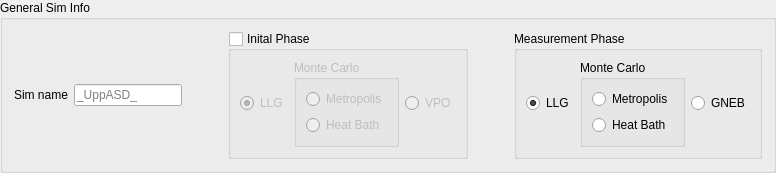
                                       <widget class="QGroupBox" name="IngGenBox">
                                          <property name="title">
                                             <string>General Sim Info</string>
                                          </property>
                                          <layout class="QHBoxLayout" name="horizontalLayout_4">
                                             <item>
                                                <widget class="QLabel" name="InpSimIDLabel">
                                                   <property name="text">
                                                      <string>Sim name</string>
                                                   </property>
                                                </widget>
                                             </item>
                                             <item>
                                                <widget class="QLineEdit" name="InpLineEditSimid">
                                                   <property name="toolTip">
                                                      <string>Name of the simulation for output files</string>
                                                   </property>
                                                   <property name="statusTip">
                                                      <string>Name of the simulation for output files</string>
                                                   </property>
                                                   <property name="whatsThis">
                                                      <string>Name of the simulation for output files</string>
                                                   </property>
                                                   <property name="text">
                                                      <string/>
                                                   </property>
                                                   <property name="maxLength">
                                                      <number>8</number>
                                                   </property>
                                                   <property name="placeholderText">
                                                      <string>_UppASD_</string>
                                                   </property>
                                                </widget>
                                             </item>
                                             <item>
                                                <spacer name="horizontalSpacer">
                                                   <property name="orientation">
                                                      <enum>Qt::Horizontal</enum>
                                                   </property>
                                                   <property name="sizeHint" stdset="0">
                                                      <size>
                                                         <width>40</width>
                                                         <height>20</height>
                                                      </size>
                                                   </property>
                                                </spacer>
                                             </item>
                                             <item>
                                                <widget class="QGroupBox" name="InpInitBox">
                                                   <property name="toolTip">
                                                      <string>Perform initial phase without measurement (on/off)</string>
                                                   </property>
                                                   <property name="statusTip">
                                                      <string>Perform initial phase without measurement (on/off)</string>
                                                   </property>
                                                   <property name="whatsThis">
                                                      <string>Perform initial phase without measurement (on/off)</string>
                                                   </property>
                                                   <property name="title">
                                                      <string>Inital Phase</string>
                                                   </property>
                                                   <property name="checkable">
                                                      <bool>true</bool>
                                                   </property>
                                                   <property name="checked">
                                                      <bool>false</bool>
                                                   </property>
                                                   <layout class="QGridLayout" name="gridLayout_54">
                                                      <item row="0" column="0">
                                                         <widget class="QRadioButton" name="InpInitLLG">
                                                            <property name="toolTip">
                                                               <string>Initial phase uses the LLG</string>
                                                            </property>
                                                            <property name="statusTip">
                                                               <string>Initial phase uses the LLG</string>
                                                            </property>
                                                            <property name="whatsThis">
                                                               <string>Initial phase uses the LLG</string>
                                                            </property>
                                                            <property name="text">
                                                               <string>LLG</string>
                                                            </property>
                                                            <property name="checked">
                                                               <bool>true</bool>
                                                            </property>
                                                            <attribute name="buttonGroup">
                                                               <string notr="true">InitPhaseModeSelector</string>
                                                            </attribute>
                                                         </widget>
                                                      </item>
                                                      <item row="0" column="1">
                                                         <widget class="QGroupBox" name="InpInitMCBoc">
                                                            <property name="title">
                                                               <string>Monte Carlo</string>
                                                            </property>
                                                            <layout class="QVBoxLayout" name="verticalLayout_13">
                                                               <item>
                                                                  <widget class="QRadioButton" name="InpInitMcMet">
                                                                     <property name="toolTip">
                                                                        <string>Initial phase uses Monte Carlo with the Metropolis algorithm</string>
                                                                     </property>
                                                                     <property name="statusTip">
                                                                        <string>Initial phase uses Monte Carlo with the Metropolis algorithm</string>
                                                                     </property>
                                                                     <property name="whatsThis">
                                                                        <string>Initial phase uses Monte Carlo with the Metropolis algorithm</string>
                                                                     </property>
                                                                     <property name="text">
                                                                        <string>Metropolis</string>
                                                                     </property>
                                                                     <property name="checked">
                                                                        <bool>false</bool>
                                                                     </property>
                                                                     <attribute name="buttonGroup">
                                                                        <string notr="true">InitPhaseModeSelector</string>
                                                                     </attribute>
                                                                  </widget>
                                                               </item>
                                                               <item>
                                                                  <widget class="QRadioButton" name="InpInitMcHeat">
                                                                     <property name="toolTip">
                                                                        <string>Initial phase uses Monte Carlo with the Heath Bath algorithm</string>
                                                                     </property>
                                                                     <property name="statusTip">
                                                                        <string>Initial phase uses Monte Carlo with the Heath Bath algorithm</string>
                                                                     </property>
                                                                     <property name="whatsThis">
                                                                        <string>Initial phase uses Monte Carlo with the Heath Bath algorithm</string>
                                                                     </property>
                                                                     <property name="text">
                                                                        <string>Heat Bath</string>
                                                                     </property>
                                                                     <attribute name="buttonGroup">
                                                                        <string notr="true">InitPhaseModeSelector</string>
                                                                     </attribute>
                                                                  </widget>
                                                               </item>
                                                            </layout>
                                                         </widget>
                                                      </item>
                                                      <item row="0" column="2">
                                                         <widget class="QRadioButton" name="InpInitVPO">
                                                            <property name="toolTip">
                                                               <string>Initial phase uses the velocity projector optimization method</string>
                                                            </property>
                                                            <property name="statusTip">
                                                               <string>Initial phase uses the velocity projector optimization method</string>
                                                            </property>
                                                            <property name="whatsThis">
                                                               <string>Initial phase uses the velocity projector optimization method</string>
                                                            </property>
                                                            <property name="text">
                                                               <string>VPO</string>
                                                            </property>
                                                            <attribute name="buttonGroup">
                                                               <string notr="true">InitPhaseModeSelector</string>
                                                            </attribute>
                                                         </widget>
                                                      </item>
                                                   </layout>
                                                </widget>
                                             </item>
                                             <item>
                                                <spacer name="horizontalSpacer_2">
                                                   <property name="orientation">
                                                      <enum>Qt::Horizontal</enum>
                                                   </property>
                                                   <property name="sizeHint" stdset="0">
                                                      <size>
                                                         <width>40</width>
                                                         <height>20</height>
                                                      </size>
                                                   </property>
                                                </spacer>
                                             </item>
                                             <item>
                                                <widget class="QGroupBox" name="InpMeasureBox">
                                                   <property name="toolTip">
                                                      <string>Options for the mode of the measurement phase</string>
                                                   </property>
                                                   <property name="statusTip">
                                                      <string>Options for the mode of the measurement phase</string>
                                                   </property>
                                                   <property name="whatsThis">
                                                      <string>Options for the mode of the measurement phase</string>
                                                   </property>
                                                   <property name="title">
                                                      <string>Measurement Phase</string>
                                                   </property>
                                                   <property name="checkable">
                                                      <bool>false</bool>
                                                   </property>
                                                   <layout class="QHBoxLayout" name="horizontalLayout_5">
                                                      <item>
                                                         <widget class="QRadioButton" name="InpMeasureLLG">
                                                            <property name="toolTip">
                                                               <string>Measurement phase uses the LLG</string>
                                                            </property>
                                                            <property name="statusTip">
                                                               <string>Measurement phase uses the LLG</string>
                                                            </property>
                                                            <property name="whatsThis">
                                                               <string>Measurement phase uses the LLG</string>
                                                            </property>
                                                            <property name="text">
                                                               <string>LLG</string>
                                                            </property>
                                                            <property name="checked">
                                                               <bool>true</bool>
                                                            </property>
                                                            <attribute name="buttonGroup">
                                                               <string notr="true">MeasurePhaseModeSelector</string>
                                                            </attribute>
                                                         </widget>
                                                      </item>
                                                      <item>
                                                         <widget class="QGroupBox" name="InpMeasureSelectMCBox">
                                                            <property name="title">
                                                               <string>Monte Carlo</string>
                                                            </property>
                                                            <layout class="QVBoxLayout" name="verticalLayout_14">
                                                               <item>
                                                                  <widget class="QRadioButton" name="InpMeasureMCMet">
                                                                     <property name="toolTip">
                                                                        <string>Measurement phase uses Monte Carlo with the Metropolis algorithm</string>
                                                                     </property>
                                                                     <property name="statusTip">
                                                                        <string>Measurement phase uses Monte Carlo with the Metropolis algorithm</string>
                                                                     </property>
                                                                     <property name="whatsThis">
                                                                        <string>Measurement phase uses Monte Carlo with the Metropolis algorithm</string>
                                                                     </property>
                                                                     <property name="text">
                                                                        <string>Metropolis</string>
                                                                     </property>
                                                                     <attribute name="buttonGroup">
                                                                        <string notr="true">MeasurePhaseModeSelector</string>
                                                                     </attribute>
                                                                  </widget>
                                                               </item>
                                                               <item>
                                                                  <widget class="QRadioButton" name="InpMeasureMCHeat">
                                                                     <property name="toolTip">
                                                                        <string>Measurement phase uses Monte Carlo with the Heat Bath algorithm</string>
                                                                     </property>
                                                                     <property name="statusTip">
                                                                        <string>Measurement phase uses Monte Carlo with the Heat Bath algorithm</string>
                                                                     </property>
                                                                     <property name="whatsThis">
                                                                        <string>Measurement phase uses Monte Carlo with the Heat Bath algorithm</string>
                                                                     </property>
                                                                     <property name="text">
                                                                        <string>Heat Bath</string>
                                                                     </property>
                                                                     <attribute name="buttonGroup">
                                                                        <string notr="true">MeasurePhaseModeSelector</string>
                                                                     </attribute>
                                                                  </widget>
                                                               </item>
                                                            </layout>
                                                         </widget>
                                                      </item>
                                                      <item>
                                                         <widget class="QRadioButton" name="InpMeasureGNEB">
                                                            <property name="toolTip">
                                                               <string>Measurement phase uses the velocity projector optimization method</string>
                                                            </property>
                                                            <property name="statusTip">
                                                               <string>Measurement phase uses the velocity projector optimization method</string>
                                                            </property>
                                                            <property name="whatsThis">
                                                               <string>Measurement phase uses the velocity projector optimization method</string>
                                                            </property>
                                                            <property name="text">
                                                               <string>GNEB</string>
                                                            </property>
                                                            <attribute name="buttonGroup">
                                                               <string notr="true">MeasurePhaseModeSelector</string>
                                                            </attribute>
                                                         </widget>
                                                      </item>
                                                   </layout>
                                                </widget>
                                             </item>
                                          </layout>
                                       </widget>
